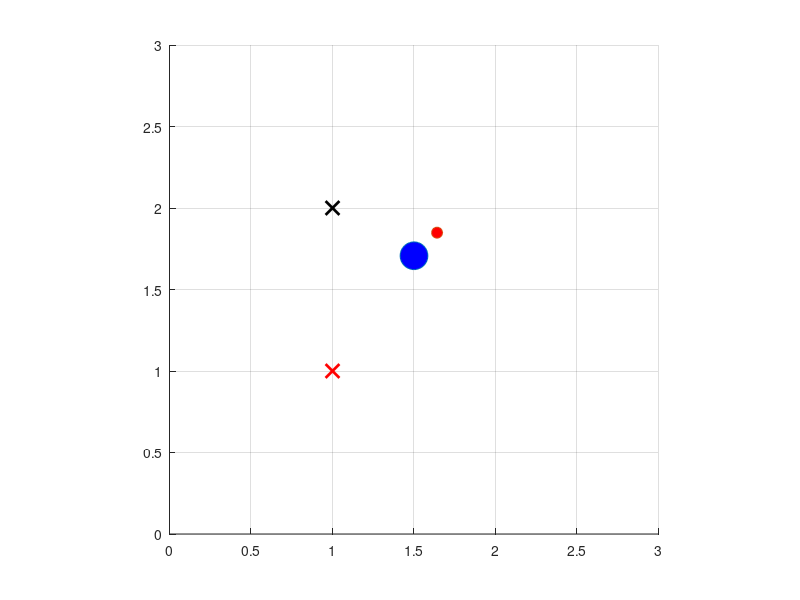

This figure's MATLAB source: (Note: this script raises an error after producing the figure.)
clear;
close all;
load('test.mat')

%feedback_simulation------------------------------------------------------

dt = 0.01; %%時間刻み=離散時間Tsとして使用
Tfin = 2; %シミュレーション終了時間
t1 = [0:dt:Tfin];

si = zeros(length(t1),3);
si(1,:) = [1+1/2 1+1/sqrt(2) pi/4]; %(s1, s2, s3)=(x ,y, θ)の初期値を設定

zi = zeros(length(t1),3);
%zi(1,:) = [-4 0 5]; %(s1, s2, s3)=(x ,y, θ)の初期値を設定

% zi(1,1) = si(1,1); %z1=s1は既知
% zi(1,3) = si(1,2); %z3=s2は既知

u1 = ones(1,length(t1)) * (-1);
u2 = ones(1,length(t1)) * (3);

m1 = ones(1,length(t1)) * (-1); % μ1 = v1 = u1cosθ
m2 = ones(1,length(t1)); % μ2 = v2/v1 = u2/(u1*cos^3θ)

gmap = zeros(1,length(t1));
hmap = zeros(1,length(t1));

k2 = 4;
k3 = 5;

x = si(1,1) + 0.2 * cos(si(1,3));
y = si(1,2) + 0.2 * sin(si(1,3));


l_max = 2;
m_max = 9;
n_max = 2;

l_now_3 = zeros(length(t1),1);
m_now_3 = zeros(length(t1),1);
n_now_3 = zeros(length(t1),1);

l_next_3 = zeros(length(t1),1);
m_next_3 = zeros(length(t1),1);
n_next_3 = zeros(length(t1),1);

l_real_3 = zeros(length(t1),1);
m_real_3 = zeros(length(t1),1);
n_real_3 = zeros(length(t1),1);

rho_3_tmp = zeros(length(t1), l_max, m_max, n_max, 3);
rho_3 = zeros(length(t1),3);

iteration = 100;

hold on;
axis equal;
grid on;

axis([0 3 0 3])

h = plot(zi(1,1),zi(1,3), 'o', 'MarkerSize' ,20, 'MarkerFaceColor', 'b');

h2 = plot(x,y,'o', 'MarkerSize' ,8, 'MarkerFaceColor', 'r');

plot(1,2,'kx','MarkerSize', 10,'LineWidth',2)
plot(1,1,'rx','MarkerSize', 10,'LineWidth',2)


for i = 1:length(t1)-1

    break_switch = 0;

    set(h, 'XData', si(i,1),'YData', si(i,2));

    set(h2, 'XData', si(i,1) + 0.2 * cos(si(i,3)),'YData', si(i,2) + 0.2 * sin(si(i,3)));

    drawnow;

    F = getframe(gcf);
      % RGBデータをインデックス付きデータに変更
      [X,map] = rgb2ind(F.cdata,256);
      if i==1
          % GIFファイルに書き出し
          imwrite(X,map,'feedback_3dim.gif')
      else
          % 2回目以降は'append'でアニメーションを作成
          imwrite(X,map,'feedback_3dim.gif','WriteMode','append')
      end

    si(i+1,3) = si(i,3) + u2(i) * dt; %観測されるs3
    si(i+1,1) = si(i,1) + u1(i) * cos(si(i+1,3)) * dt; %観測されるs1
    si(i+1,2) = si(i,2) + u1(i) * sin(si(i+1,3)) * dt; %観測されるs2

    % zi(i+1,1) = si(i+1,1); %z1=s1は既知
    % zi(i+1,3) = si(i+1,2); %z3=s2は既知

    % for j = 2:length(k)
    %     if  p_now(j) == floor(si(i+1,3) / sigma)
    %         zi(i+1,2) = zi_b(j,2);
    %         gmap(i+1) = gmap_b(j);
    %         hmap(i+1) = hmap_b(j);
    %     % else
    %     %     zi(i+2,2) = zi(i,2);
    %     end
    % end

    for a = 1 : l_max

        if break_switch == 1 
            break;
        end

        for b = 1 : m_max

            if break_switch == 1 
                break;
            end

            for c = 1 : n_max

                if break_switch == 1 
                    break;
                end

                if (a == l_max) || (b == m_max) || (c == n_max)
                    continue;
                end
    
                if a < l_max
                    a2 = a + 1;
                    l_real_3(i+1) = a - 1;
                elseif a == l_max + 1
                    a2 = 1;
                    l_real_3(i+1) = -1;
                else
                    a2 = a - 1;
                    l_real_3(i+1) = - a + l_max; 
                end
    
                if b < m_max
                    b2 = b + 1;
                    m_real_3(i+1) = b - 1;
                elseif b == m_max + 1
                    b2 = 1;
                    m_real_3(i+1) = -1;
                else
                    b2 = b - 1;
                    m_real_3(i+1) = - b + m_max;
                end
    
                if c < n_max
                    c2 = c + 1;
                    n_real_3(i+1) = c - 1;
                elseif c == n_max + 1
                    c2 = 1;
                    n_real_3(i+1) = -1;
                else
                    c2 = c - 1;
                    n_real_3(i+1) = - c + n_max;
                end
    
                A = [param_s(a2,b,c,:,iteration) - param_s(a,b,c,:,iteration); param_s(a,b2,c,:,iteration) - param_s(a,b,c,:,iteration); param_s(a,b,c2,:,iteration) - param_s(a,b,c,:,iteration)];

                B = transpose(reshape(A,[3,3]));

                x = [si(i+1,1) - param_s(a,b,c,1,iteration); si(i+1,2) - param_s(a,b,c,2,iteration); si(i+1,3) - param_s(a,b,c,3,iteration)];

                rho_3_tmp(i+1,a,b,c,:) = B \ x;


                if (0 <= rho_3_tmp(i+1,a,b,c,1)) && (rho_3_tmp(i+1,a,b,c,1) <= 1)
                    if (0 <= rho_3_tmp(i+1,a,b,c,2)) && (rho_3_tmp(i+1,a,b,c,2) <= 1)
                        if (0 <= rho_3_tmp(i+1,a,b,c,3)) && (rho_3_tmp(i+1,a,b,c,3) <= 1)

                            rho_3(i+1,:) = rho_3_tmp(i+1,a,b,c,:);
    
                            l_now_3(i+1) = a;
                            m_now_3(i+1) = b;
                            n_now_3(i+1) = c;

                            l_next_3(i+1) = a2;
                            m_next_3(i+1) = b2;
                            n_next_3(i+1) = c2;

                            break_switch = 1;
    
                        end
                    end
                end

            end
        end
    end

    if break_switch == 0
        disp("補間する")
    end

    zi(i+1,1) = l_real_3(i+1) + rho_3(i+1,1);
    zi(i+1,2) = tan(pi/16) * (m_real_3(i+1) + rho_3(i+1,2));
    zi(i+1,3) = n_real_3(i+1) + rho_3(i+1,3);

    % gmap(i+1) = ((zi(i+1,2) - zi(i,2)) * u1(i)) / ((zi(i+1,1) - zi(i,1)) * u2(i));
    % hmap(i+1) = (zi(i+1,1) - zi(i,1)) / (u1(i) * dt);

    gmap(i+1) = 1 / (cos(si(i+1,3) - pi/4)) ^ 3;
    hmap(i+1) = cos(si(i+1,3) - pi/4);

    if i > 1
        m1(i+1) = -2 * zi(i+1,1); %入力m1(=v1=u1cosθ), m1=-λz1で(λ>0の定数)z1を0に収束
    end

    %入力m2はm1正負で場合分け
    if m1(i+1) > 0
        m2(i+1) = -k2 * zi(i+1,2) - k3 * zi(i+1,3); 
    else
        m2(i+1) = k2 * zi(i+1,2) - k3 * zi(i+1,3); 
    end

    u1(i+1) = m1(i+1) / hmap(i+1);
    u2(i+1) = m2(i+1) * u1(i+1) / gmap(i+1);

end